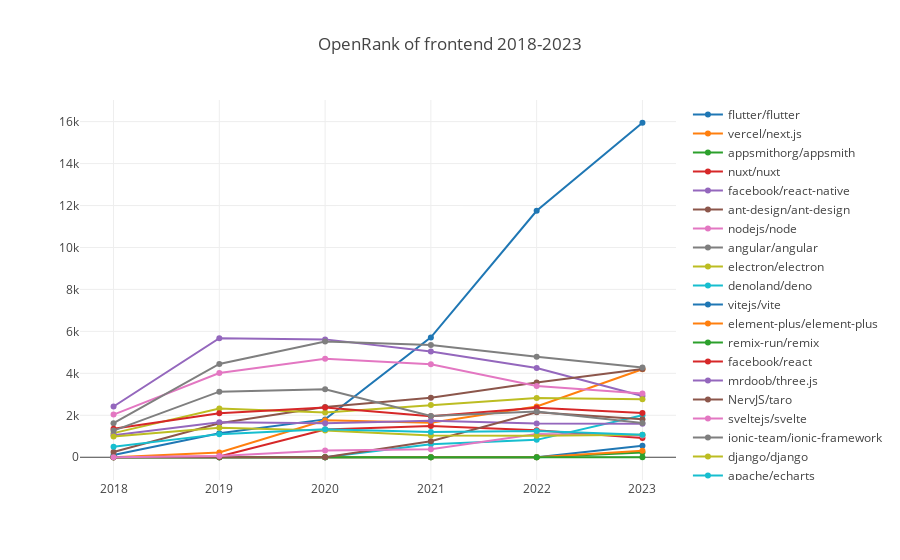

The notebook cell this image was saved under:
### Markdown cell above
### 前端

### Code cell
processTechFieldData(':technology/frontend', 'frontend');
